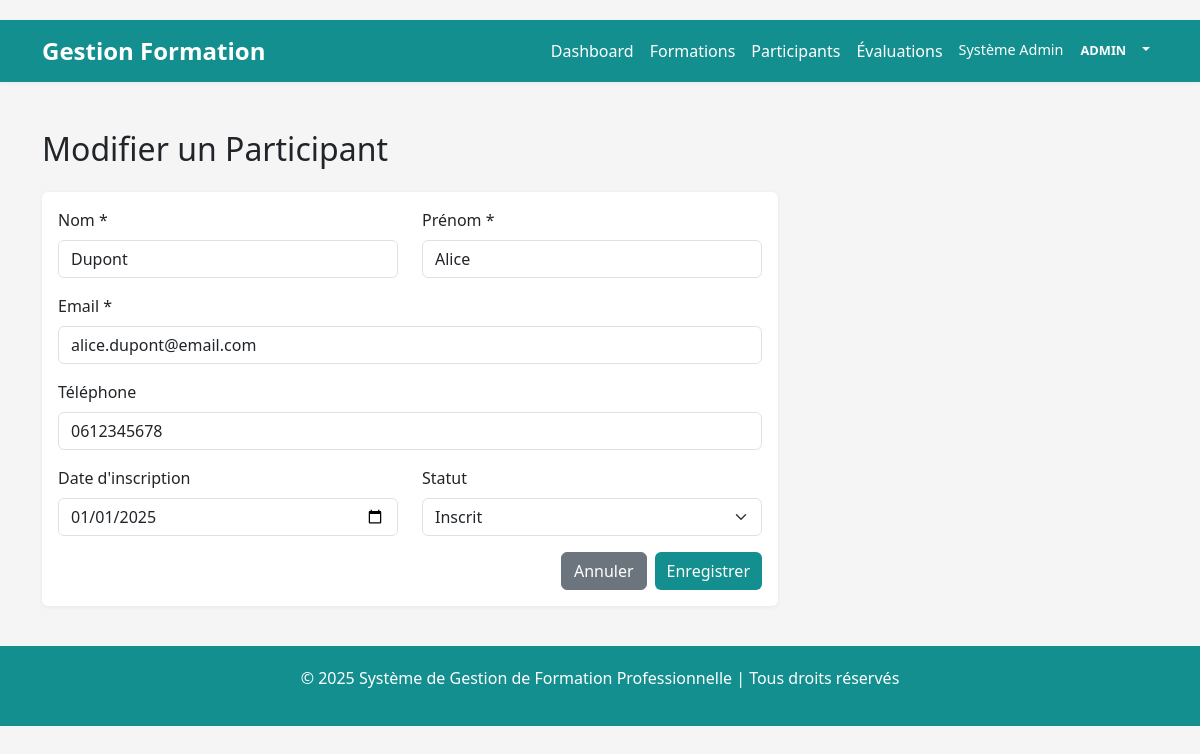
The app's page /participants/add.php?id=1 (signed in) with its own data.
### tables this page shows
CREATE TABLE participants (
    id INT PRIMARY KEY AUTO_INCREMENT,
    nom VARCHAR(100) NOT NULL,
    prenom VARCHAR(100) NOT NULL,
    email VARCHAR(100) UNIQUE NOT NULL,
    telephone VARCHAR(20),
    date_inscription DATE NOT NULL,
    statut ENUM('inscrit', 'en_cours', 'terminé', 'abandonné') DEFAULT 'inscrit',
    created_at TIMESTAMP DEFAULT CURRENT_TIMESTAMP,
    updated_at TIMESTAMP DEFAULT CURRENT_TIMESTAMP ON UPDATE CURRENT_TIMESTAMP,
    INDEX(email),
    INDEX(statut)
);

### participants/add.php (the view, shortened to what this page needs)
<?php
include '../config.php';
$id = isset($_GET['id']) ? (int)$_GET['id'] : 0;
$participant = null;
if ($id > 0) {
    try {
        $stmt = $pdo->prepare('SELECT * FROM participants WHERE id = ?');
        $stmt->execute([$id]);
        $participant = $stmt->fetch();
    } catch (Exception $e) {
        include '../header.php';
        echo getErrorMessage('Erreur: ' . $e->getMessage());
        include '../footer.php';
        exit;
    }
}
include '../header.php';
?>
<h2 class="mb-4"><?php echo $id > 0 ? 'Modifier' : 'Ajouter'; ?> un Participant</h2>
<div class="row">
    <div class="col-md-8">
        <div class="card">
            <div class="card-body">
                <form method="POST">
                    <div class="row">
                        <div class="col-md-6 mb-3">
                            <label class="form-label">Nom *</label>
                            <input type="text" class="form-control" name="nom" required
                                   value="<?php echo $participant ? htmlspecialchars($participant['nom']) : ''; ?>">
                        </div>
                        <div class="col-md-6 mb-3">
                            <label class="form-label">Prénom *</label>
                            <input type="text" class="form-control" name="prenom" required
                                   value="<?php echo $participant ? htmlspecialchars($participant['prenom']) : ''; ?>">
                        </div>
                    </div>
                    <div class="mb-3">
                        <label class="form-label">Email *</label>
                        <input type="email" class="form-control" name="email" required
                               value="<?php echo $participant ? htmlspecialchars($participant['email']) : ''; ?>">
                    </div>
                    <div class="mb-3">
                        <label class="form-label">Téléphone</label>
                        <input type="tel" class="form-control" name="telephone"
                               value="<?php echo $participant ? htmlspecialchars($participant['telephone']) : ''; ?>">
                    </div>
                    <div class="row">
                        <div class="col-md-6 mb-3">
                            <label class="form-label">Date d'inscription</label>
                            <input type="date" class="form-control" name="date_inscription"
                                   value="<?php echo $participant ? $participant['date_inscription'] : date('Y-m-d'); ?>">
                        </div>
                        <div class="col-md-6 mb-3">
                            <label class="form-label">Statut</label>
                            <select class="form-select" name="statut">
                                <option value="inscrit" <?php echo (!$participant || $participant['statut'] == 'inscrit') ? 'selected' : ''; ?>>Inscrit</option>
                            </select>
                        </div>
                    </div>
                    <div class="d-grid gap-2 d-md-flex justify-content-md-end">
                        <a href="list.php" class="btn btn-secondary">Annuler</a>
                        <button type="submit" class="btn btn-primary">Enregistrer</button>
                    </div>
                </form>
            </div>
        </div>
    </div>
</div>
<?php include '../footer.php'; ?>

### assets/css/muted.css (style rules this page uses)
:root { --muted-bg: #f7f7f7; --muted-foreground: #495057; --muted-accent: #6c757d; --muted-muted: #adb5bd; --muted-dark: #343a40; --brand: #138f8f; --brand-contrast: #ffffff; }
.btn-primary, .btn-success, .btn-danger, .btn-warning, .btn-info { background-color: var(--brand) !important; color: var(--brand-contrast) !important; border-color: rgba(0,0,0,0.05) !important; }
.card { box-shadow: 0 1px 4px rgba(0,0,0,0.06) !important; }

### header.php (style rules this page uses)
body { background-color: #f5f5f5; padding-top: 20px; }
.card { border: none; box-shadow: 0 2px 8px rgba(0,0,0,0.1); transition: transform 0.3s; }
.btn-primary { background-color: var(--brand); border: none; color: var(--brand-contrast); }

### records on screen
participants: nom "Dupont", prenom "Alice", email "alice.dupont@email.com", telephone "0612345678", date_inscription "01/01/2025", statut "Inscrit"

### other values on screen
$_SESSION['user_prenom'] . ' ' . $_SESSION['user_nom'] "Système Admin"
